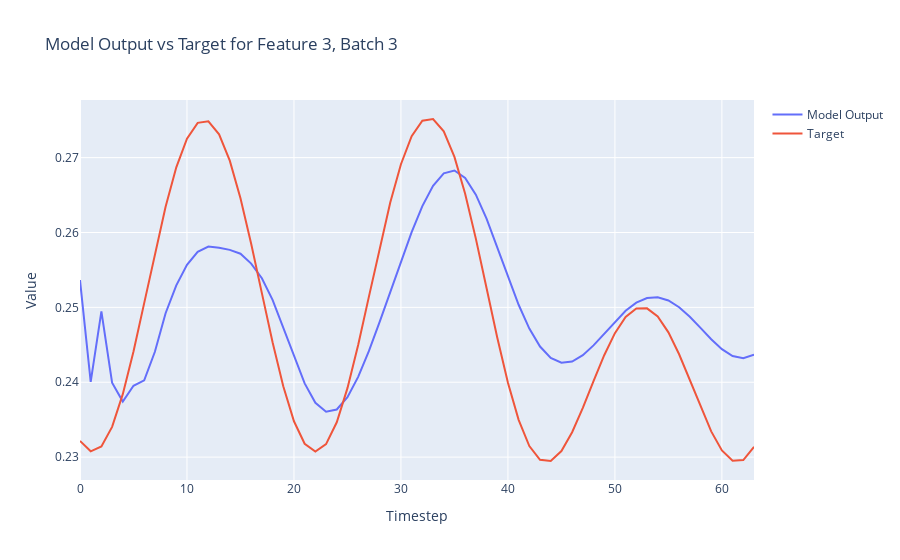

Write notebook code for a chart like this one.
### Code cell
import plotly.graph_objects as go

def plot_model_output_vs_target(model_outputs, targets, batch_index=0, feature_index=0):
    # Extract the specified feature for the given batch from both the model outputs and targets
    model_output_series = model_outputs[batch_index, :, feature_index].detach().numpy()
    target_series = targets[batch_index, :, feature_index].numpy()
    
    # Create a range for the x-axis (timesteps)
    timesteps = list(range(model_output_series.shape[0]))
    
    # Create traces
    model_trace = go.Scatter(x=timesteps, y=model_output_series, mode='lines', name='Model Output')
    target_trace = go.Scatter(x=timesteps, y=target_series, mode='lines', name='Target')
    
    # Create the figure and add traces
    fig = go.Figure()
    fig.add_trace(model_trace)
    fig.add_trace(target_trace)
    
    # Add title and labels
    fig.update_layout(title=f'Model Output vs Target for Feature {feature_index}, Batch {batch_index}',
                      xaxis_title='Timestep',
                      yaxis_title='Value')
    
    # Show the figure
    fig.show()

# Assuming `y` and `Y` are your model outputs and targets, respectively
# Adjust batch_index and feature_index as needed
plot_model_output_vs_target(outputs.to("cpu"), Y.to("cpu"), batch_index=3, feature_index=3)

### Figure 1 — Plotly figure (JSON) as saved in the notebook; plotly's stock layout.template omitted (floating-point values rounded to 4 significant figures)
{"data": [{"mode": "lines", "name": "Model Output", "type": "scatter", "x": [0, 1, 2, 3, 4, 5, 6, 7, 8, 9, 10, 11, 12, 13, 14, 15, 16, 17, 18, 19, 20, 21, 22, 23, 24, 25, 26, 27, 28, 29, 30, 31, 32, 33, 34, 35, 36, 37, 38, 39, 40, 41, 42, 43, 44, 45, 46, 47, 48, 49, 50, 51, 52, 53, 54, 55, 56, 57, 58, 59, 60, 61, 62, 63], "y": [0.2536, 0.24, 0.2495, 0.2399, 0.2374, 0.2395, 0.2403, 0.2441, 0.2492, 0.2529, 0.2557, 0.2574, 0.2581, 0.258, 0.2577, 0.2572, 0.2558, 0.2539, 0.251, 0.2473, 0.2434, 0.2399, 0.2373, 0.2361, 0.2364, 0.238, 0.2407, 0.2442, 0.248, 0.2521, 0.2562, 0.2601, 0.2635, 0.2662, 0.2679, 0.2683, 0.2673, 0.2651, 0.2618, 0.258, 0.2541, 0.2503, 0.2472, 0.2448, 0.2432, 0.2426, 0.2428, 0.2436, 0.2449, 0.2465, 0.2481, 0.2495, 0.2506, 0.2513, 0.2514, 0.2509, 0.25, 0.2487, 0.2473, 0.2457, 0.2444, 0.2435, 0.2432, 0.2437]}, {"mode": "lines", "name": "Target", "type": "scatter", "x": [0, 1, 2, 3, 4, 5, 6, 7, 8, 9, 10, 11, 12, 13, 14, 15, 16, 17, 18, 19, 20, 21, 22, 23, 24, 25, 26, 27, 28, 29, 30, 31, 32, 33, 34, 35, 36, 37, 38, 39, 40, 41, 42, 43, 44, 45, 46, 47, 48, 49, 50, 51, 52, 53, 54, 55, 56, 57, 58, 59, 60, 61, 62, 63], "y": [0.2322, 0.2308, 0.2314, 0.234, 0.2384, 0.2441, 0.2506, 0.2572, 0.2634, 0.2687, 0.2725, 0.2746, 0.2748, 0.2731, 0.2696, 0.2646, 0.2585, 0.2519, 0.2453, 0.2395, 0.2348, 0.2318, 0.2307, 0.2317, 0.2347, 0.2392, 0.245, 0.2514, 0.2579, 0.264, 0.2691, 0.2729, 0.2749, 0.2752, 0.2735, 0.2701, 0.2652, 0.2592, 0.2526, 0.246, 0.2399, 0.235, 0.2315, 0.2296, 0.2295, 0.2308, 0.2333, 0.2366, 0.2402, 0.2436, 0.2466, 0.2487, 0.2498, 0.2499, 0.2488, 0.2467, 0.2437, 0.2403, 0.2367, 0.2334, 0.2309, 0.2295, 0.2296, 0.2314]}], "layout": {"title": {"text": "Model Output vs Target for Feature 3, Batch 3"}, "xaxis": {"title": {"text": "Timestep"}}, "yaxis": {"title": {"text": "Value"}}}}
